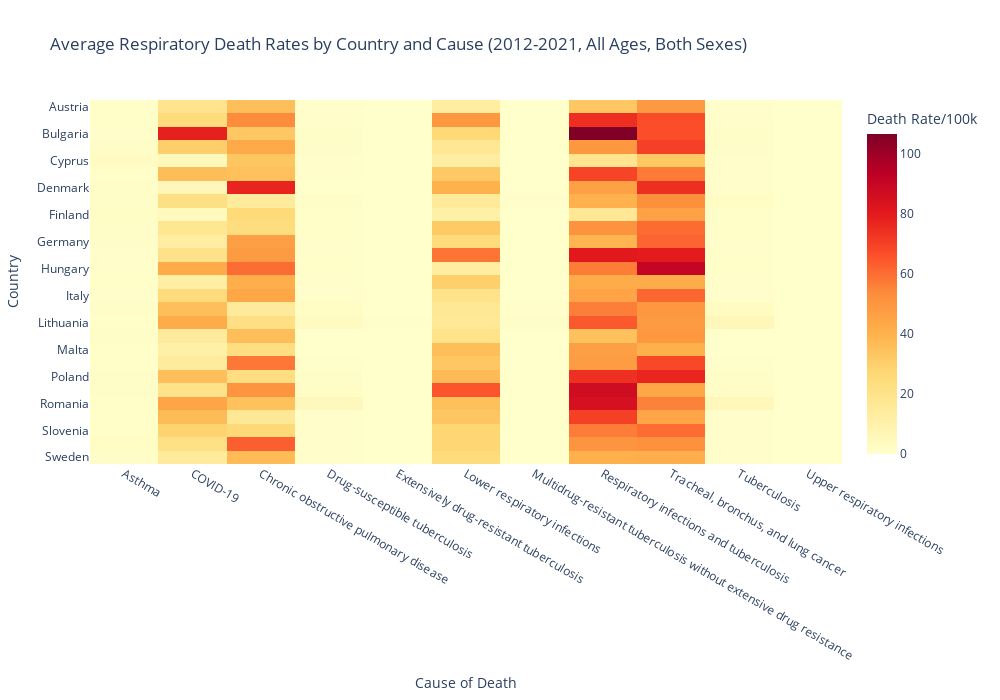

Notebook code cell kept with this figure:
### Markdown cell above
France, Germany, and Spain have much higher asthma-related deaths compared to other countries. This could be explained by the larger total populations for each of these countries compared to the other EU-27 member states.

Germany, Spain, and Italy have a significant number of COPD-related deaths. Again, likely attributed to the larger total populations of these states. However, it would be interesting to compare the deaths with smoking prevalence. However, that's not available in this dataset.

There are an extremely high number of deaths attributed to tracheal, bronchus, and lung cancers across all states. Again, it would be interesting to compare the deaths with smoking prevalence in these countries.

Also of note is the number of COVID-related deaths compared to other measures. It's important to keep in mind that COVID-related deaths have only been tracked since 2020, so there are only 2 years of collected data for these deaths compared to collection across all years for all other causes of death.

This heatmap is a good overview of the actual number of deaths per country. However, it does not account for the total populations of the countries and may be deceiving. For instance, Portugal has ~384,000 deaths attributed to respiratory infections and tuberculosis and is not flagged as "high" in comparison to the ~1.35 million deaths in France for the same measure. This is deceiving as the total population of Portugal is ~10 million compared to a total population of ~66 million in France (looking at 2021 estimated population statistics).

### Code cell
## Interactive heatmap

# Filter directly to the needed data
death_rates = gbd[
    (gbd['measure'] == 'Deaths') & 
    (gbd['metric'] == 'Rate') & 
    (gbd['sex'] == 'Both') & 
    (gbd['age'] == 'All ages')
]

# Create pivot table in one step
rate_pivot = death_rates.pivot_table(
    index='location',
    columns='cause',
    values='val',
    aggfunc='mean',
    fill_value=0,
    observed=False
)

# Create interactive heatmap
fig = px.imshow(
    rate_pivot,
    labels=dict(x="Cause of Death", y="Country", color="Death Rate/100k"),
    color_continuous_scale='YlOrRd',
    title='Average Respiratory Death Rates by Country and Cause (2012-2021, All Ages, Both Sexes)',
    aspect="auto"
)

# Customize layout
fig.update_layout(
    xaxis_title="Cause of Death",
    yaxis_title="Country",
    height=700,
    width=1000,
    hovermode="closest"
)

# Improve hover template
fig.update_traces(
    hovertemplate=(
        "<b>Country:</b> %{y}<br>"
        "<b>Cause:</b> %{x}<br>"
        "<b>Death Rate:</b> %{z:.1f} per 100,000"
    )
)


fig.show()

### Figure 1 — Plotly figure (JSON) as saved in the notebook; plotly's stock layout.template omitted (floating-point values rounded to 4 significant figures; data arrays with more than 128 entries replaced by an {"elided": "..."} marker saying what was removed)
{"data": [{"coloraxis": "coloraxis", "hovertemplate": "<b>Country:</b> %{y}<br><b>Cause:</b> %{x}<br><b>Death Rate:</b> %{z:.1f} per 100,000", "name": "0", "type": "heatmap", "x": ["Asthma", "COVID-19", "Chronic obstructive pulmonary disease", "Drug-susceptible tuberculosis", "Extensively drug-resistant tuberculosis", "Lower respiratory infections", "Multidrug-resistant tuberculosis without extensive drug resistance", "Respiratory infections and tuberculosis", "Tracheal, bronchus, and lung cancer", "Tuberculosis", "Upper respiratory infections"], "xaxis": "x", "y": ["Austria", "Belgium", "Bulgaria", "Croatia", "Cyprus", "Czechia", "Denmark", "Estonia", "Finland", "France", "Germany", "Greece", "Hungary", "Ireland", "Italy", "Latvia", "Lithuania", "Luxembourg", "Malta", "Netherlands", "Poland", "Portugal", "Romania", "Slovakia", "Slovenia", "Spain", "Sweden"], "yaxis": "y", "z": {"elided": "27x11 float values"}}], "layout": {"coloraxis": {"colorbar": {"title": {"text": "Death Rate/100k"}}, "colorscale": [[0, "rgb(255,255,204)"], [0.125, "rgb(255,237,160)"], [0.25, "rgb(254,217,118)"], [0.375, "rgb(254,178,76)"], [0.5, "rgb(253,141,60)"], [0.625, "rgb(252,78,42)"], [0.75, "rgb(227,26,28)"], [0.875, "rgb(189,0,38)"], [1, "rgb(128,0,38)"]]}, "height": 700, "hovermode": "closest", "title": {"text": "Average Respiratory Death Rates by Country and Cause (2012-2021, All Ages, Both Sexes)"}, "width": 1000, "xaxis": {"anchor": "y", "domain": [0, 1], "title": {"text": "Cause of Death"}}, "yaxis": {"anchor": "x", "autorange": "reversed", "domain": [0, 1], "title": {"text": "Country"}}}}
